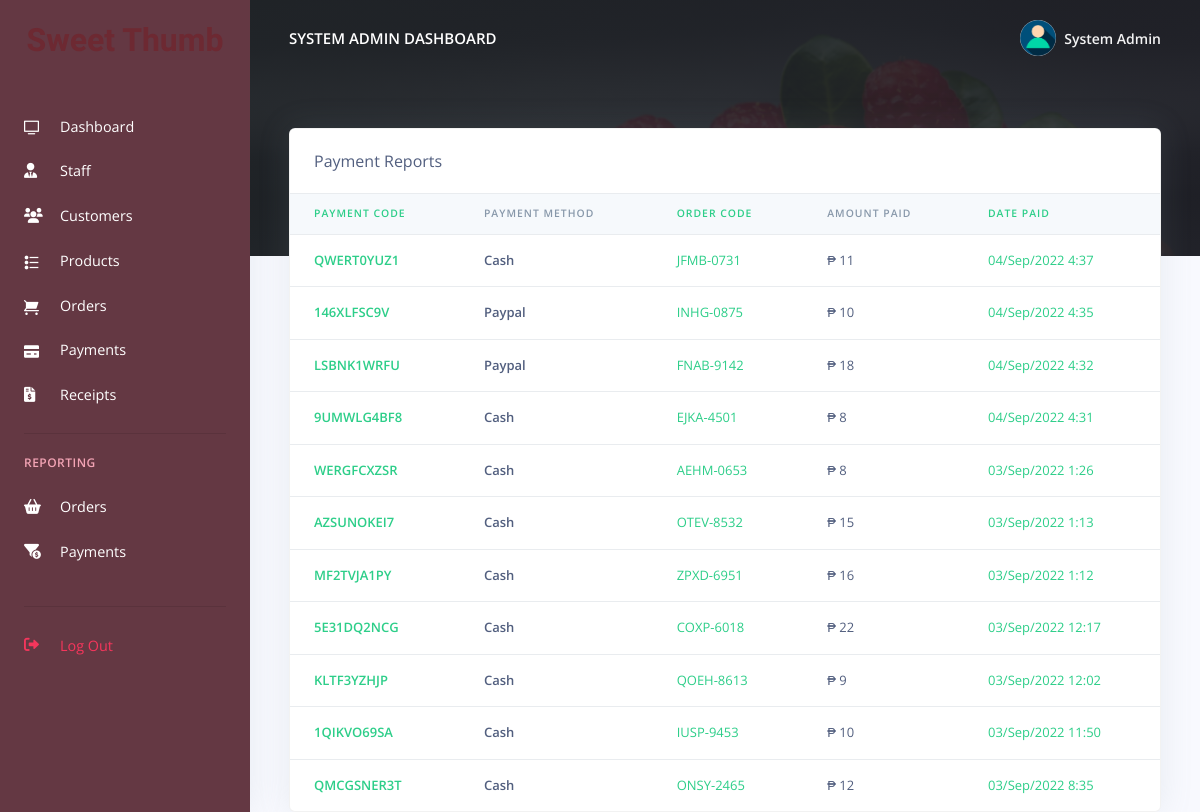
Before: /pos/admin/payments_reports.php (signed in) with the older database file.
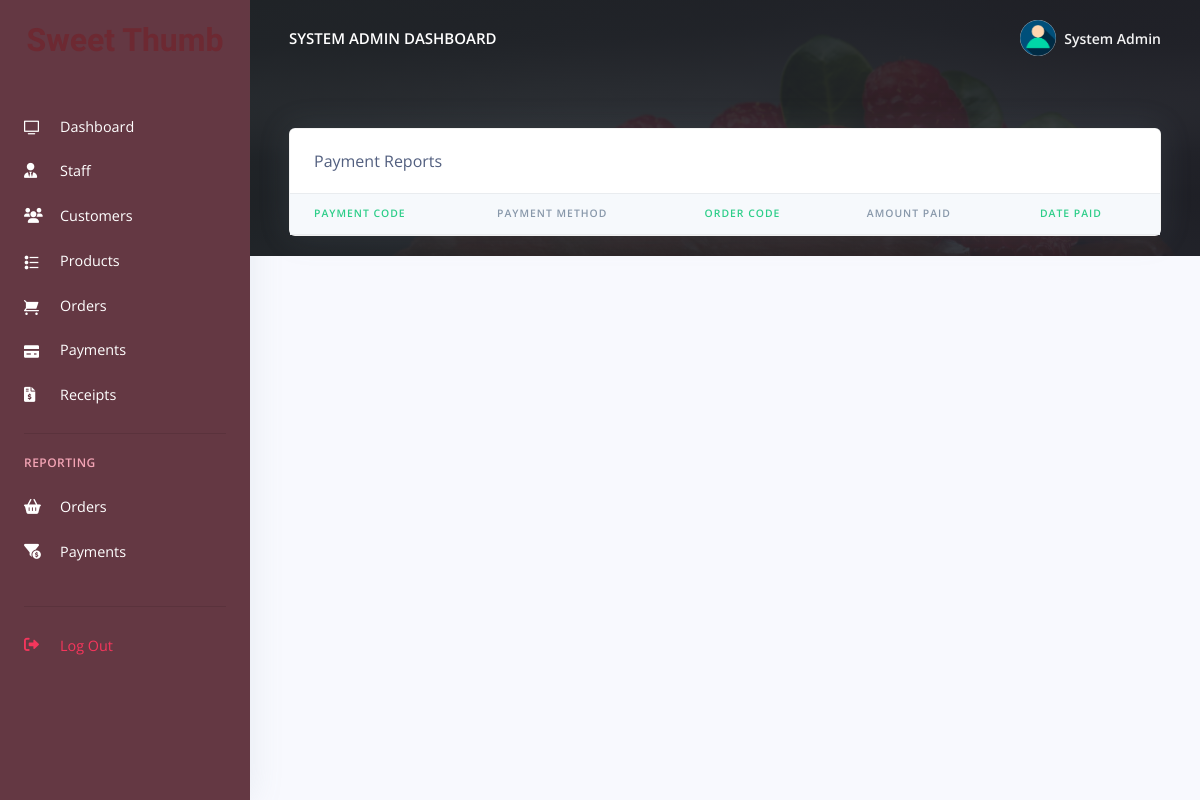
After: the same page with the newer database file.
### tables this page shows
CREATE TABLE `rpos_admin` (
  `admin_id` varchar(200) NOT NULL,
  `admin_name` varchar(200) NOT NULL,
  `admin_email` varchar(200) NOT NULL,
  `admin_password` varchar(200) NOT NULL
);

CREATE TABLE `rpos_payments` (
  `pay_id` varchar(200) NOT NULL,
  `pay_code` varchar(200) NOT NULL,
  `order_code` varchar(200) NOT NULL,
  `customer_id` varchar(200) NOT NULL,
  `pay_amt` varchar(200) NOT NULL,
  `pay_method` varchar(200) NOT NULL,
  `created_at` timestamp(6) NOT NULL DEFAULT current_timestamp(6) ON UPDATE current_timestamp(6)
);

### pos/admin/payments_reports.php (the view, shortened to what the changed rows need)
<?php
include('config/config.php');
require_once('partials/_head.php');
?>
<body>
    <?php
    require_once('partials/_sidebar.php');
    ?>
    <div class="main-content">
        <?php
        require_once('partials/_topnav.php');
        ?>
        <div class="container-fluid mt--8">
            <div class="row">
                <div class="col">
                    <div class="card shadow">
                        <div class="table-responsive">
                            <table class="table align-items-center table-flush">
                                <thead class="thead-light">
                                    <tr>
                                        <th class="text-success" scope="col">Payment Code</th>
                                        <th scope="col">Payment Method</th>
                                        <th class="text-success" scope="col">Order Code</th>
                                        <th scope="col">Amount Paid</th>
                                        <th class="text-success" scope="col">Date Paid</th>
                                    </tr>
                                </thead>
                                <tbody>
                                    <?php
                                    $ret = "SELECT * FROM  rpos_payments ORDER BY `created_at` DESC ";
                                    $stmt = $mysqli->prepare($ret);
                                    $stmt->execute();
                                    $res = $stmt->get_result();
                                    while ($payment = $res->fetch_object()) {
                                    ?>
                                        <tr>
                                            <th class="text-success" scope="row">
                                                <?php echo $payment->pay_code; ?>
                                            </th>
                                            <th scope="row">
                                                <?php echo $payment->pay_method; ?>
                                            </th>
                                            <td class="text-success">
                                                <?php echo $payment->order_code; ?>
                                            </td>
                                            <td>
                                            ₱ <?php echo $payment->pay_amt; ?>
                                            </td>
                                            <td class="text-success">
                                                <?php echo date('d/M/Y g:i', strtotime($payment->created_at)) ?>
                                            </td>
                                        </tr>
                                    <?php } ?>
                                </tbody>
                            </table>
                        </div>
                    </div>
                </div>
            </div>
        </div>
    </div>
</body>
</html>

### pos/admin/partials/_sidebar.php (shortened to what the changed rows need)
<!DOCTYPE html>
<html lang="en">
<head>
  <link rel="stylesheet" href="https://cdnjs.cloudflare.com/ajax/libs/font-awesome/6.0.0-beta3/css/all.min.css" />
</head>
<body>
  <?php
  $admin_id = $_SESSION['admin_id'];
  $ret = "SELECT * FROM  rpos_admin  WHERE admin_id = '$admin_id'";
  $stmt = $mysqli->prepare($ret);
  $stmt->execute();
  $res = $stmt->get_result();
  while ($admin = $res->fetch_object()) {
  ?>
    <nav class="navbar navbar-vertical fixed-left navbar-expand-md navbar-light" style="background-color: #643843;" id="sidenav-main">
      <div class="container-fluid">
        <a class="navbar-brand pt-0 pb-0" href="dashboard.php">
          <h1 style="font-family: 'Honk', system-ui;color: #6D2932;font-size: 2rem;">Sweet Thumb</h1>
        </a>
        <div class="collapse navbar-collapse" id="sidenav-collapse-main">
          <ul class="navbar-nav">
            <li class="nav-item">
              <a class="nav-link text-white" href="dashboard.php">
                <i class="ni ni-tv-2"></i> Dashboard
              </a>
            </li>
            <li class="nav-item">
              <a class="nav-link text-white" href="hrm.php">
                <i class="fas fa-user-tie"></i> Staff
              </a>
            </li>
            <li class="nav-item">
              <a class="nav-link text-white" href="customes.php">
                <i class="fas fa-users"></i> Customers
              </a>
            </li>
            <li class="nav-item">
              <a class="nav-link text-white" href="products.php">
                <i class="ni ni-bullet-list-67"></i>Products
              </a>
            </li>
            <li class="nav-item">
              <a class="nav-link text-white" href="orders.php">
                <i class="ni ni-cart"></i> Orders
              </a>
            </li>
            <li class="nav-item">
              <a class="nav-link text-white" href="payments.php">
                <i class="ni ni-credit-card"></i> Payments
              </a>
            </li>
            <li class="nav-item">
              <a class="nav-link text-white" href="receipts.php">
                <i class="fas fa-file-invoice-dollar"></i> Receipts
              </a>
            </li>
          </ul>
          <hr class="my-3">
          <h6 class="navbar-heading text-pink">Reporting</h6>
          <ul class="navbar-nav mb-md-3">
            <li class="nav-item">
              <a class="nav-link text-white" href="orders_reports.php">
                <i class="fas fa-shopping-basket"></i> Orders
              </a>
            </li>
            <li class="nav-item">
              <a class="nav-link text-white" href="payments_reports.php">
                <i class="fas fa-funnel-dollar"></i> Payments
              </a>
            </li>
          </ul>
          <hr class="my-3">
          <ul class="navbar-nav mb-md-3">
            <li class="nav-item">
              <a class="nav-link text-red" href="logout.php">
                <i class="fas fa-sign-out-alt text-danger"></i> Log Out
              </a>
            </li>
          </ul>
        </div>
      </div>
    </nav>
  <?php } ?>
</body>
</html>

### pos/admin/partials/_topnav.php (shortened to what the changed rows need)
<?php
$admin_id = $_SESSION['admin_id'];
$ret = "SELECT * FROM  rpos_admin  WHERE admin_id = '$admin_id'";
$stmt = $mysqli->prepare($ret);
$stmt->execute();
$res = $stmt->get_result();
while ($admin = $res->fetch_object()) {
?>
    <nav class="navbar navbar-top navbar-expand-md navbar-dark" id="navbar-main">
        <div class="container-fluid">
            <a class="h4 mb-0 text-white text-uppercase d-none d-lg-inline-block" href="dashboard.php"><?php echo $admin->admin_name; ?> Dashboard</a>
            <ul class="navbar-nav align-items-center d-none d-md-flex">
                <li class="nav-item dropdown">
                    <a class="nav-link pr-0" href="#" role="button" data-toggle="dropdown" aria-haspopup="true" aria-expanded="false">
                        <div class="media align-items-center">
                            <span class="avatar avatar-sm rounded-circle">
                                <img alt="Image placeholder" src="assets/img/theme/user-a-min.png">
                            </span>
                            <div class="media-body ml-2 d-none d-lg-block">
                                <span class="mb-0 text-sm  font-weight-bold"><?php echo $admin->admin_name; ?></span>
                            </div>
                        </div>
                    </a>
                </li>
            </ul>
        </div>
    </nav>
<?php } ?>

Changed rows visible on the page:
removed rpos_payments: pay_code "QWERT0YUZ1", pay_method "Cash", order_code "JFMB-0731", pay_amt "11", created_at "04/Sep/2022 4:37"
removed rpos_payments: pay_code "146XLFSC9V", pay_method "Paypal", order_code "INHG-0875", pay_amt "10", created_at "04/Sep/2022 4:35"
removed rpos_payments: pay_code "LSBNK1WRFU", pay_method "Paypal", order_code "FNAB-9142", pay_amt "18", created_at "04/Sep/2022 4:32"
removed rpos_payments: pay_code "9UMWLG4BF8", pay_method "Cash", order_code "EJKA-4501", pay_amt "8", created_at "04/Sep/2022 4:31"
removed rpos_payments: pay_code "WERGFCXZSR", pay_method "Cash", order_code "AEHM-0653", pay_amt "8", created_at "03/Sep/2022 1:26"
removed rpos_payments: pay_code "AZSUNOKEI7", pay_method "Cash", order_code "OTEV-8532", pay_amt "15", created_at "03/Sep/2022 1:13"
removed rpos_payments: pay_code "MF2TVJA1PY", pay_method "Cash", order_code "ZPXD-6951", pay_amt "16", created_at "03/Sep/2022 1:12"
removed rpos_payments: pay_code "5E31DQ2NCG", pay_method "Cash", order_code "COXP-6018", pay_amt "22", created_at "03/Sep/2022 12:17"
removed rpos_payments: pay_code "KLTF3YZHJP", pay_method "Cash", order_code "QOEH-8613", pay_amt "9", created_at "03/Sep/2022 12:02"
removed rpos_payments: pay_code "1QIKVO69SA", pay_method "Cash", order_code "IUSP-9453", pay_amt "10", created_at "03/Sep/2022 11:50"
removed rpos_payments: pay_code "QMCGSNER3T", pay_method "Cash", order_code "ONSY-2465", pay_amt "12", created_at "03/Sep/2022 8:35"
